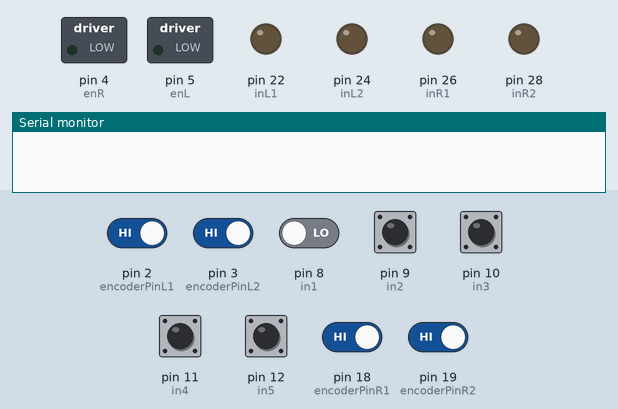
Bench run of a sketch on a simulated Arduino Mega 2560, built with avr-gcc and run on an emulated ATmega2560. On the bench: switched loads named in the sketch (green lamp = pin HIGH), output pins drawn as LEDs (lit = HIGH), the last lines printed to the serial monitor. Inputs (shaded band) come from the test bench; at power-on: pin 2 (encoderPinL1), pin 3 (encoderPinL2), pin 9 (in2), pin 10 (in3), pin 11 (in4), pin 12 (in5), pin 18 (encoderPinR1), pin 19 (encoderPinR2) HIGH, pin 8 (in1) LOW.

Above: at 1.2 s.
1.3 s: pin 8 (in1) driven HIGH
At 2.9 s:
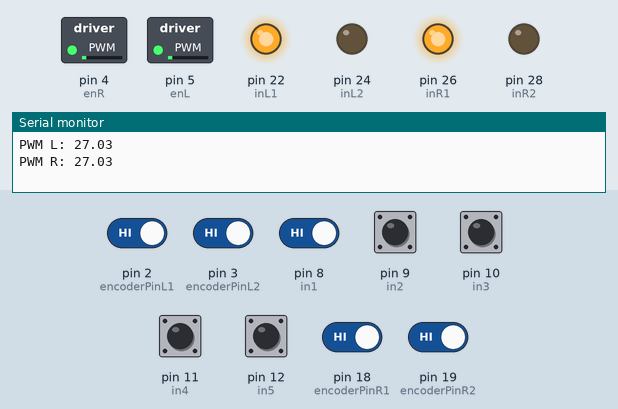
Timing chart, 0 to 4.4 s (numbered marks = the images above; inputs shaded):
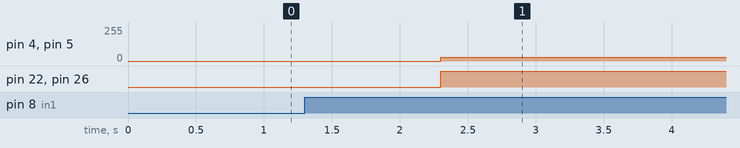

Measured:
- after the input at 1.3 s, pin 4 (enR), pin 5 (enL): 0/255 → 27/255 after 1.0 s; pin 22 (inL1), pin 26 (inR1): LOW → HIGH after 1.0 s

The sketch:

linefollow-sourcecode.ino
```cpp
// Authors: Nguyen Huynh Duc, Duong Hoang Thanh Ngan
// Motor A - Left Motor
#define enL 5
#define inL1 22
#define inL2 24
// Motor B - Right Motor
#define enR 4
#define inR1 26
#define inR2 28
// PID
int P = 0;
int I = 0;
int D = 0;
int error = 0;
int lastError = 0;
float Kp = 30;
float Ki = 0;
float Kd = 0.5;
//Encoder
int encoderPinR1 = 18;
int encoderPinR2 = 19;
int encoderPinL1 = 2;
int encoderPinL2 = 3;
// Here updated value of encoder store.
volatile int lastEncodedL = 0;
volatile int lastEncodedR = 0;
// Raw encoder value
volatile long encoderValueL = 0;
volatile long encoderValueR = 0;
// Sensors
int in1 = 8;
int in2 = 9;
int in3 = 10;
int in4 = 11;
int in5 = 12;

void setup() {
  Serial.begin(9600); //initialize serial comunication
  pinMode(inR1, OUTPUT);
  pinMode(inR2, OUTPUT);
  pinMode(inL1, OUTPUT);
  pinMode(inL2, OUTPUT);
  pinMode(enR, OUTPUT);
  pinMode(enL, OUTPUT);

  pinMode(encoderPinR1, INPUT_PULLUP);
  pinMode(encoderPinR2, INPUT_PULLUP);
  pinMode(encoderPinL1, INPUT_PULLUP);
  pinMode(encoderPinL2, INPUT_PULLUP);

  pinMode(in1, INPUT);
  pinMode(in2, INPUT);
  pinMode(in3, INPUT);
  pinMode(in4, INPUT);
  pinMode(in5, INPUT);

  digitalWrite(encoderPinR1, HIGH); //turn pullup resistor on
  digitalWrite(encoderPinR2, HIGH); //turn pullup resistor on
  digitalWrite(encoderPinL1, HIGH); //turn pullup resistor on
  digitalWrite(encoderPinL2, HIGH); //turn pullup resistor on

  //call updateEncoder() when any high/low changed seen on
  // interrupt # 5, pin 18 or interrupt # 4, pin 19
  attachInterrupt(5, updateEncoderR, CHANGE);
  attachInterrupt(4, updateEncoderR, CHANGE);
  //on interrupt 0 (pin 2), or interrupt 1 (pin 3)
  attachInterrupt(0, updateEncoderL, CHANGE);
  attachInterrupt(1, updateEncoderL, CHANGE);

}

void loop() {

  //Read IR sensor pin
  int s1 = digitalRead(in1);
  int s2 = digitalRead(in2);
  int s3 = digitalRead(in3);
  int s4 = digitalRead(in4);
  int s5 = digitalRead(in5);
  // 1 == white
  // 0 == black

  if (s1 == 1 && s2 == 0 && s3 == 0 && s4 == 0 && s5 == 0) {
    error = -4;
    PID_control();
    }
  else if (s1 == 1 && s2 == 1 && s3 == 0 && s4 == 0 && s5 == 0) {
    error = -4;
    PID_control();
    }
  else if (s1 == 0 && s2 == 1 && s3 == 0 && s4 == 0 && s5 == 0) {
    error = -4;
    PID_control();
    }
  else if (s1 == 0 && s2 == 1 && s3 == 1 && s4 == 0 && s5 == 0) {
    error = -2;
    PID_control();
    }
  else if (s1 == 0 && s2 == 0 && s3 == 1 && s4 == 0 && s5 == 0) {
    error = 0;
    PID_control();
    }
  else if (s1 == 0 && s2 == 0 && s3 == 1 && s4 == 1 && s5 == 0){
    error = 2;
    PID_control();
    }
  else if (s1 == 0 && s2 == 0 && s3 == 0 && s4 == 1 && s5 == 0){
    error = 4;
    PID_control();
    }
  else if (s1 == 0 && s2 == 0 && s3 == 0 && s4 == 1 && s5 == 1) {
    error = 4;
    PID_control();
    }
  else if (s1 == 0 && s2 == 0 && s3 == 0 && s4 == 0 && s5 == 1) {
    error = 4;
    PID_control();
    }
  else if (s1 == 1 && s2 == 1 && s3 == 1 && s4 == 1 && s5 == 1) {
    stop();
    delay(1000);
    to_goal();
    delay(16000);
    stop();
    delay(15000);
    }

}

void updateEncoderL(){
  int MSBL = digitalRead(encoderPinL1); //MSB = most significant bit
  int LSBL = digitalRead(encoderPinL2); //LSB = least significant bit

  int encodedL = (MSBL << 1) |LSBL; //converting the 2 pin value to single number
  int sumL  = (lastEncodedL << 2) | encodedL; //adding it to the previous encoded value

  if(sumL == 0b1101 || sumL == 0b0100 || sumL == 0b0010 || sumL == 0b1011) encoderValueL --; //clockwise movement
  if(sumL == 0b1110 || sumL == 0b0111 || sumL == 0b0001 || sumL == 0b1000) encoderValueL ++; //counter-clockwise movement
  lastEncodedL = encodedL;
}
void updateEncoderR(){
  int MSBR = digitalRead(encoderPinR1); //MSB = most significant bit
  int LSBR = digitalRead(encoderPinR2); //LSB = least significant bit

  int encodedR = (MSBR << 1) |LSBR; //converting the 2 pin value to single number
  int sumR  = (lastEncodedR << 2) | encodedR; //adding it to the previous encoded value

  if(sumR == 0b1101 || sumR == 0b0100 || sumR == 0b0010 || sumR == 0b1011) encoderValueR --; //clockwise movement
  if(sumR == 0b1110 || sumR == 0b0111 || sumR == 0b0001 || sumR == 0b1000) encoderValueR ++; //counter-clockwise movement
  lastEncodedR = encodedR;

}
void stop(){
 digitalWrite(enR, 0);
 digitalWrite(enL, 0);
 digitalWrite(inR1, 0);
 digitalWrite(inR2, 0);
 digitalWrite(inL1, 0);
 digitalWrite(inL2, 0);
}

void goForward(int speedR, int speedL) {
	// Turn on motor A & B
	digitalWrite(inL1, 1);
	digitalWrite(inL2, 0);
	digitalWrite(inR1, 1);
	digitalWrite(inR2, 0);

  analogWrite(enR, speedR);
  analogWrite(enL, speedL);
  // Serial.println("Left");
  // Serial.println(speedL);
  // Serial.println("Right");
  // Serial.println(speedR);

}
void PID_control() {
  P = error;
  I = I + error;
  D = error - lastError;
  lastError = error;
  int motorspeed = P*Kp + I*Ki + D*Kd;
  int motorspeedL = 120 + motorspeed; // basespeed = 120
  int motorspeedR = 120 - motorspeed;

  if (motorspeedL > 255) {
    motorspeedL = 255;
  }
  if (motorspeedR > 255) {
    motorspeedR = 255;
  }
  if (motorspeedL < 120) {
    motorspeedL = 120;
  }
  if (motorspeedR < 120) {
    motorspeedR = 120;
  }

  goForward(motorspeedR, motorspeedL);
}
void to_goal(){
    int x,y = 0;
    double x2 = 2.4; //tbc
    double y2 = 0.77; //tbc
    int theta2 = 15; //tbc
    int theta = 0;
    int gamma = 3;
    int lamda = 6;
    int h = 1;
    int d = 0.17;
    int r = 43;
    // calculate polar variables
    double rho = sqrt((x2 - x)*(x2-x) + (y2-y)*(y2-y));
    double atan = atan2((y2 - y),(x2 - x));
    double phi = atan - theta2;
    double alpha = phi + theta2 - theta;
    // calculate control laws
    double v = gamma * cos(alpha) * rho;
    double w = lamda * alpha + gamma * cos(alpha) * sin(alpha)*(alpha + h*phi)/alpha;
    // calculate Vr and Vl
    double vr = v + d*w/2;
    double vl = v - d*w/2;
    double wr = vr / r * 60 / (2 * 3.14);
    double wl = vl / r * 60 / (2 * 3.14);
    double PPMR = 4200*wr;
    double PPML = 4200*wl;

    float realPWM_R = PPMR * 130 / (6000*60);
    float realPWM_L = PPML * 130 / (6000*60);
    Serial.print("PWM L: ");
    Serial.println(realPWM_L);
    Serial.print("PWM R: ");
    Serial.println(realPWM_R);

    digitalWrite(inR1, 1);
    digitalWrite(inR2, 0);
    digitalWrite(inL1, 1);
    digitalWrite(inL2, 0);
    analogWrite(enR, realPWM_R);
    analogWrite(enL, realPWM_L);
}
```
